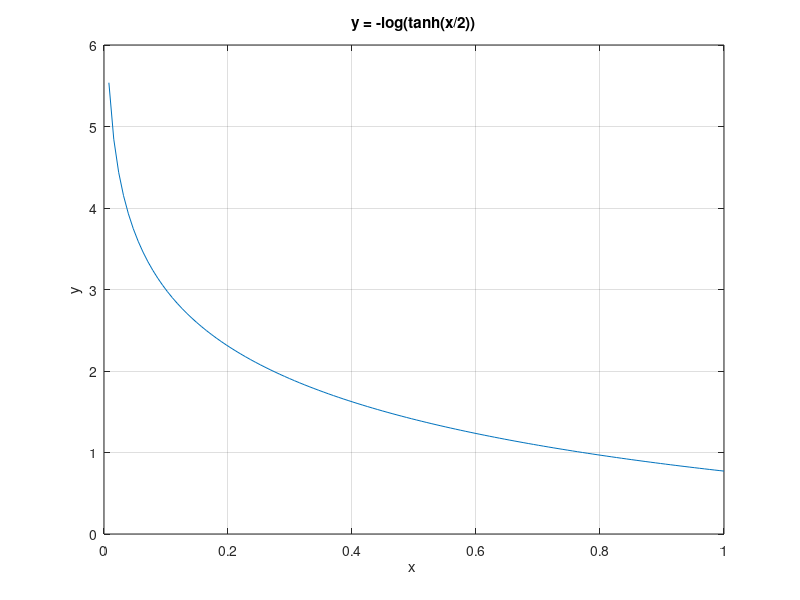

MATLAB code for this plot:
% 定义采样范围为0到1的128个均匀采样点
% Define 128 uniformly sampled points in the range 0 to 1
samples = linspace(0, 1, 128);

% 计算输入x，范围从0到65535，对应16位无符号整数
% Calculate input x, range from 0 to 65535, corresponding to 16-bit unsigned integer
x = samples * 128;

% 使用给定公式计算y
% Calculate y using the given formula
y = -log(tanh(abs(samples / 2)));


% 绘制函数图像
% Plot the function
figure;
plot(samples, y);
title('y = -log(tanh(x/2))');
xlabel('x ');
ylabel('y');
grid on;

% 检查并处理复数和无穷大值
% Check and handle complex and infinite values
y = abs(y); % 取模 % Take absolute value to remove imaginary part
y(isinf(y)) = 0; % 将无穷大值替换为0 % Replace infinite values with 0

% 计算所有y值的平均值
% Calculate the average value of all y values
y_mean = mean(y);

% 将每个y值除以平均值，然后乘以2^7
% Divide each y value by the mean and then multiply by 2^7
y_normalized = (y / y_mean) * (2^7);

% 将结果转换为二进制表示，截取低8位
% Convert the result to binary and take the lower 8 bits
y_binary7 = arrayfun(@(num) dec2bin(mod(round(num), 128), 8), y_normalized, 'UniformOutput', false);

% 在7位二进制字符串前面补充9个零，转换为16位二进制补码
% Pad 7-bit binary strings with 9 zeros to convert to 16-bit two's complement
%y_twoscomp16 = cellfun( y_binary7, 'UniformOutput', false);

% 将x值转换为16位无符号二进制表示
% Convert x values to 16-bit unsigned binary representation
x_binary16 = arrayfun(@(num) dec2bin(num, 8), round(x), 'UniformOutput', false);

% 打开文件以写入输出
% Open a file to write the output
fileID = fopen('out.txt', 'w');

% 写入结果
% Write the results
for i = 1:length(x)
    fprintf(fileID, '8''b%s : phi_x = 8''b%s;\n', x_binary16{i}, y_binary7{i});
end

% 关闭文件
% Close the file
fclose(fileID);
